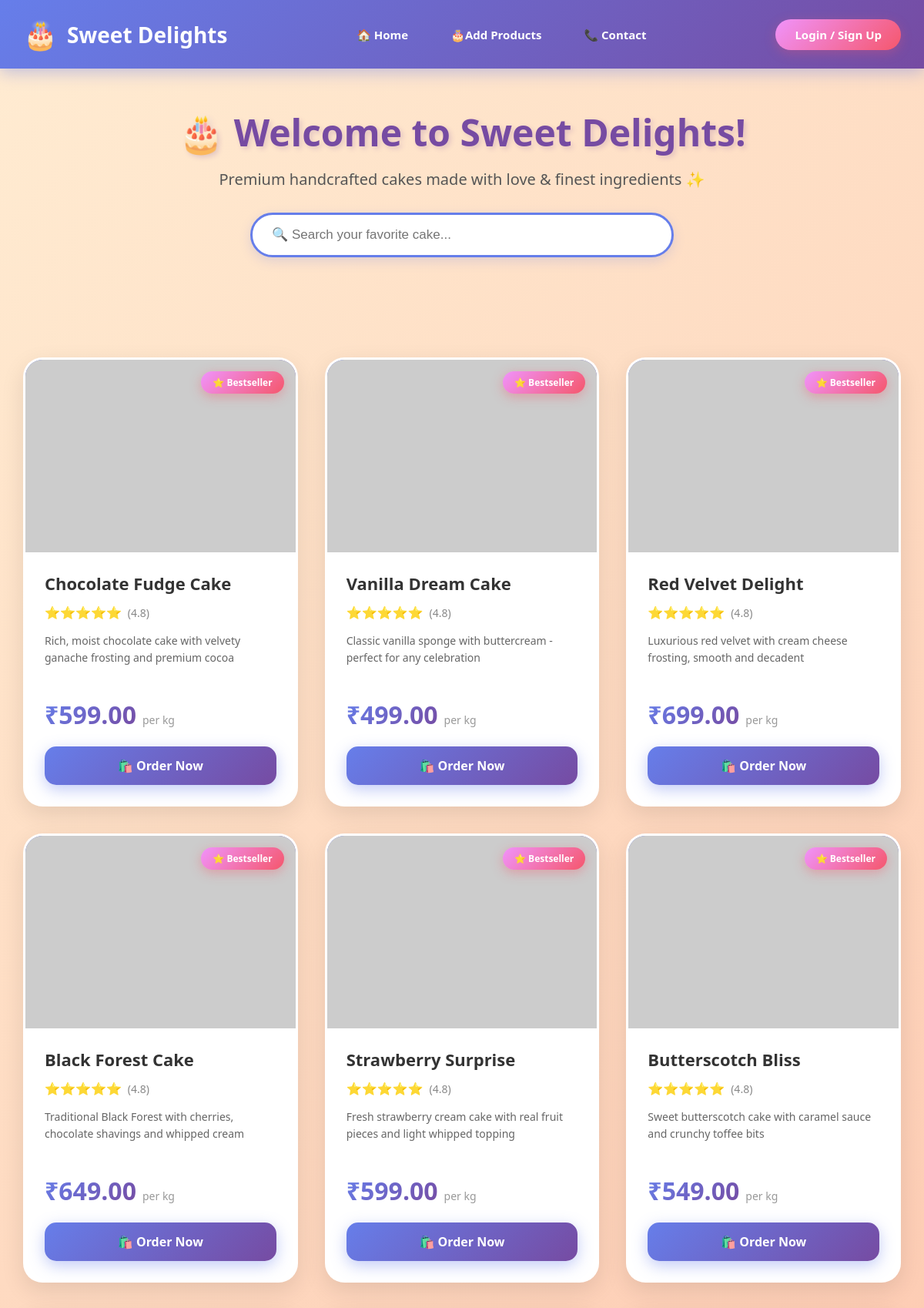
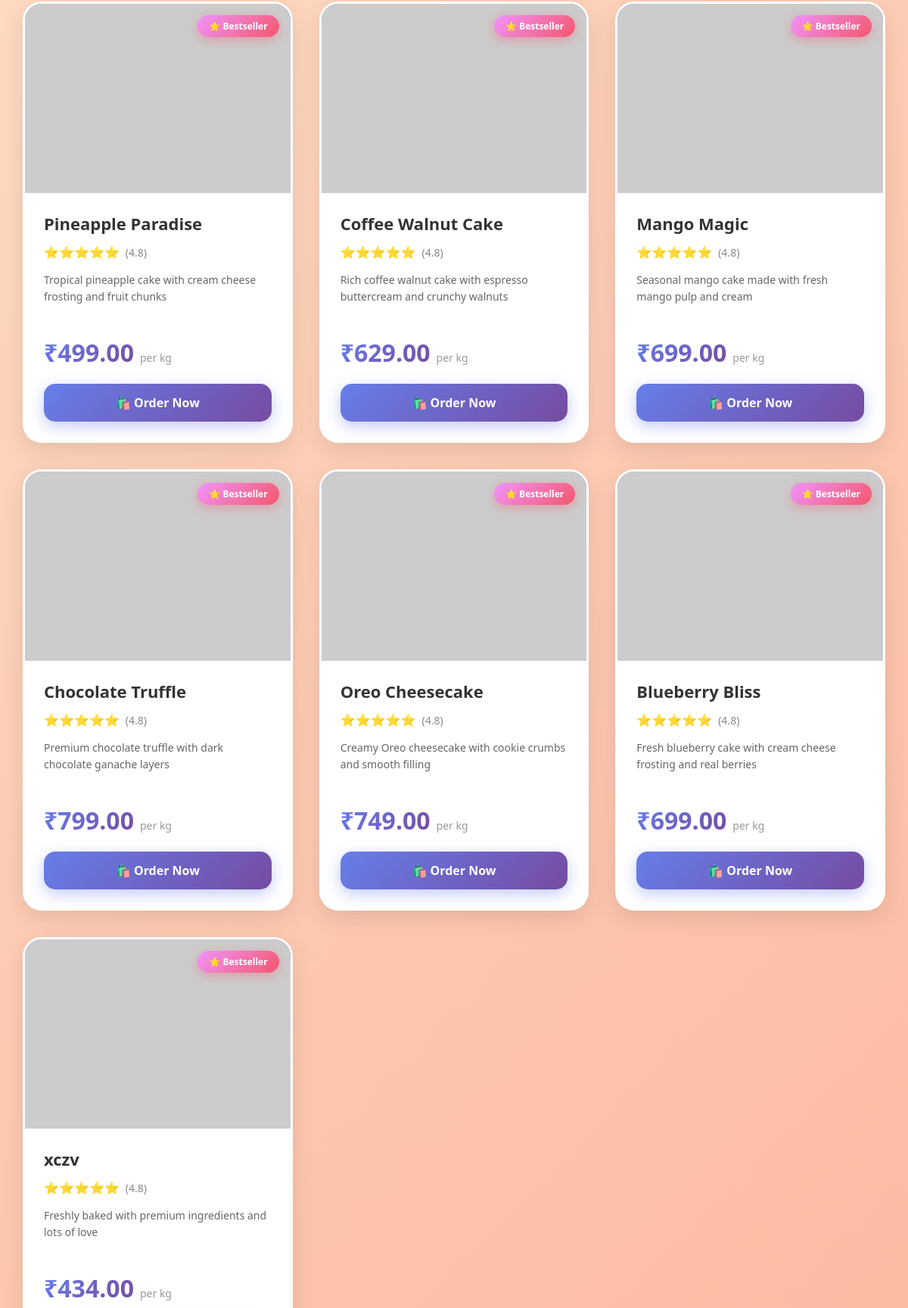
The page / (upper part) on the database its author committed (2 pictures, top to bottom).
### tables this page shows
CREATE TABLE `cakes` (
  `id` int(11) NOT NULL,
  `name` varchar(150) NOT NULL,
  `description` text DEFAULT NULL,
  `price` decimal(10,2) NOT NULL,
  `image` varchar(255) DEFAULT NULL,
  `category` varchar(50) DEFAULT NULL,
  `weight` varchar(50) DEFAULT NULL,
  `availability` enum('available','out_of_stock') DEFAULT 'available',
  `created_at` timestamp NOT NULL DEFAULT current_timestamp(),
  `updated_at` timestamp NOT NULL DEFAULT current_timestamp() ON UPDATE current_timestamp()
);

### index.php (the view, shortened to what this page needs)
<?php
class Database {
    private $host = "localhost";
    private $username = "root";
    private $password = "";
    private $database = "cake_shop";
    private $conn;
    private function connect() {
        $this->conn = new mysqli($this->host, $this->username, $this->password, $this->database);
        $this->conn->set_charset("utf8mb4");
    }
    public function getConnection() {
        return $this->conn;
    }
}
class Cake {
    private $conn;
    public function __construct() {
        $this->db = new Database();
        $this->conn = $this->db->getConnection();
    }
    public function getAllCakes() {
        $query = "SELECT * FROM cakes ORDER BY id ASC";
        $result = $this->conn->query($query);
        return $result;
    }
}
class User {
    public function isLoggedIn() {
        return isset($_SESSION['user_id']) && isset($_SESSION['logged_in']) && $_SESSION['logged_in'] === true;
    }
    public function getUserName() {
        return isset($_SESSION['user_name']) ? $_SESSION['user_name'] : '';
    }
}
class CakeView {
    private $cakeImages;
    private $cakeDescriptions;
    public function __construct() {
        $this->cakeImages = [
            1 => "https://images.unsplash.com/photo-1578985545062-69928b1d9587?w=400&h=300&fit=crop",
            2 => "https://thenovicechefblog.com/wp-content/uploads/2013/08/Vanilla-Cake-Image-560x560.jpg",
            3 => "https://images.unsplash.com/photo-1565958011703-44f9829ba187?w=400&h=300&fit=crop",
            4 => "https://images.unsplash.com/photo-1606890737304-57a1ca8a5b62?w=400&h=300&fit=crop",
            5 => "https://images.unsplash.com/photo-1464349095431-e9a21285b5f3?w=400&h=300&fit=crop",
            6 => "https://images.unsplash.com/photo-1563729784474-d77dbb933a9e?w=400&h=300&fit=crop",
            7 => "https://images.unsplash.com/photo-1576618148400-f54bed99fcfd?w=400&h=300&fit=crop",
            8 => "https://images.unsplash.com/photo-1557925923-cd4648e211a0?w=400&h=300&fit=crop",
            9 => "https://images.unsplash.com/photo-1586985289688-ca3cf47d3e6e?w=400&h=300&fit=crop",
            10 => "https://images.unsplash.com/photo-1571115177098-24ec42ed204d?w=400&h=300&fit=crop",
            11 => "https://www.tamingtwins.com/wp-content/uploads/2018/06/oreo-cheesecake-pin-2-680x1020.jpg",
            12 => "https://images.unsplash.com/photo-1621303837174-89787a7d4729?w=400&h=300&fit=crop"
        ];
        $this->cakeDescriptions = [
            1 => "Rich, moist chocolate cake with velvety ganache frosting and premium cocoa",
            2 => "Classic vanilla sponge with buttercream - perfect for any celebration",
            3 => "Luxurious red velvet with cream cheese frosting, smooth and decadent",
            4 => "Traditional Black Forest with cherries, chocolate shavings and whipped cream",
            5 => "Fresh strawberry cream cake with real fruit pieces and light whipped topping",
            6 => "Sweet butterscotch cake with caramel sauce and crunchy toffee bits",
            7 => "Tropical pineapple cake with cream cheese frosting and fruit chunks",
            8 => "Rich coffee walnut cake with espresso buttercream and crunchy walnuts",
            9 => "Seasonal mango cake made with fresh mango pulp and cream",
            10 => "Premium chocolate truffle with dark chocolate ganache layers",
            11 => "Creamy Oreo cheesecake with cookie crumbs and smooth filling",
            12 => "Fresh blueberry cake with cream cheese frosting and real berries"
        ];
    }
    public function getCakeImage($cakeId) {
        if (isset($this->cakeImages[$cakeId])) {
            return $this->cakeImages[$cakeId];
        }
        $colors = ['667eea', 'f093fb', 'f5576c', '38ef7d', 'ffd700', 'ff6b6b'];
        $randomColor = $colors[($cakeId - 1) % count($colors)];
        return "https://via.placeholder.com/400x300/{$randomColor}/ffffff?text=🎂+Cake+#{$cakeId}";
    }
    public function getCakeDescription($cakeId) {
        return isset($this->cakeDescriptions[$cakeId])
            ? $this->cakeDescriptions[$cakeId]
            : "Freshly baked with premium ingredients and lots of love";
    }
    public function renderHeader($user) {
        $isLoggedIn = $user->isLoggedIn();
        $userName = $user->getUserName();
        ?>
        <header>
            <div class="header-container">
                <a href="index.php" class="logo">
                    <span>🎂</span>
                    <div>Sweet Delights</div>
                </a>
                <nav class="nav-links">
                    <a href="index.php">🏠 Home</a>
                    <a href="Add prodect.php">🎂Add Products</a>
                    <a href="#contact">📞 Contact</a>
                </nav>
                <div class="user-section">
                    <?php if ($isLoggedIn): ?>
                        <span class="user-name">👋 <?= htmlspecialchars($userName) ?></span>
                        <a href="logout.php" class="auth-btn">Logout</a>
                    <?php else: ?>
                        <a href="login.php" class="auth-btn">Login / Sign Up</a>
                    <?php endif; ?>
                </div>
            </div>
        </header>
        <?php
    }
    public function renderCakeCard($cake) {
        $imgSrc = $this->getCakeImage($cake['id']);
        $description = $this->getCakeDescription($cake['id']);
        ?>
        <div class="cake-card" data-name="<?= strtolower(htmlspecialchars($cake['name'])) ?>">
            <div class="cake-image-wrapper">
                <img src="<?= $imgSrc ?>"
                     alt="<?= htmlspecialchars($cake['name']) ?>"
                     loading="lazy"
                     onerror="this.src='https://via.placeholder.com/400x300/667eea/ffffff?text=🎂+<?= urlencode($cake['name']) ?>'">
                <div class="badge">⭐ Bestseller</div>
            </div>
            <div class="cake-info">
                <h3><?= htmlspecialchars($cake['name']) ?></h3>
                <div class="rating">
                    <span class="stars">⭐⭐⭐⭐⭐</span>
                    <span class="rating-text">(4.8)</span>
                </div>
                <p class="cake-description"><?= $description ?></p>
                <div class="price-tag">
                    <span class="price">₹<?= number_format($cake['price'], 2) ?></span>
                    <span class="price-label">per kg</span>
                </div>
                <a href="payment.php?id=<?= $cake['id'] ?>&name=<?= urlencode($cake['name']) ?>&price=<?= $cake['price'] ?>" class="btn">
                    🛍️ Order Now
                </a>
            </div>
        </div>
        <?php
    }
}
$cakeModel = new Cake();
$userModel = new User();
$cakeView = new CakeView();
$cakes = $cakeModel->getAllCakes();
?>
<!DOCTYPE html>
<html lang="en">
<head>
</head>
<body>
    <?php $cakeView->renderHeader($userModel); ?>
    <div class="hero-section">
        <h1>🎂 Welcome to Sweet Delights!</h1>
        <p class="subtitle">Premium handcrafted cakes made with love & finest ingredients ✨</p>
        <div class="search-bar">
            <input type="text" id="searchInput" placeholder="🔍 Search your favorite cake..." onkeyup="filterCakes()">
        </div>
    </div>
    <div class="cake-grid" id="cakeGrid">
        <?php
        while($cake = $cakes->fetch_assoc()) {
            $cakeView->renderCakeCard($cake);
        }
        ?>
    </div>
</body>
</html>

### index.php (style rules this page uses)
* { margin: 0; padding: 0; box-sizing: border-box; }
body { font-family: 'Segoe UI', Tahoma, Geneva, Verdana, sans-serif; background: linear-gradient(135deg, #ffecd2 0%, #fcb69f 100%); min-height: 100vh; }
header { background: linear-gradient(135deg, #667eea 0%, #764ba2 100%); padding: 20px 0; box-shadow: 0 5px 20px rgba(102, 126, 234, 0.4); position: sticky; top: 0; z-index: 100; }
.header-container { max-width: 1300px; margin: 0 auto; display: flex; justify-content: space-between; align-items: center; padding: 0 30px; gap: 30px; }
.logo { display: flex; align-items: center; gap: 12px; color: white; font-size: 28px; font-weight: bold; text-decoration: none; transition: transform 0.3s; }
.logo span { font-size: 36px; animation: bounce 2s infinite; }
.nav-links { display: flex; gap: 25px; align-items: center; }
.nav-links a { color: white; text-decoration: none; font-size: 15px; font-weight: 600; padding: 8px 15px; border-radius: 20px; transition: all 0.3s; }
.user-section { display: flex; align-items: center; gap: 15px; }
.auth-btn { background: linear-gradient(135deg, #f093fb 0%, #f5576c 100%); color: white; padding: 10px 25px; border-radius: 25px; text-decoration: none; font-size: 15px; font-weight: 600; transition: all 0.3s; box-shadow: 0 4px 15px rgba(245, 87, 108, 0.3); }
.hero-section { text-align: center; padding: 50px 20px; max-width: 900px; margin: 0 auto; }
h1 { color: #764ba2; font-size: 48px; margin-bottom: 15px; text-shadow: 3px 3px 6px rgba(118, 75, 162, 0.2); animation: fadeInDown 0.8s; }
.subtitle { color: #555; font-size: 20px; margin-bottom: 30px; font-weight: 500; }
.search-bar { max-width: 550px; margin: 30px auto; position: relative; }
.search-bar input { width: 100%; padding: 16px 25px; border: 3px solid #667eea; border-radius: 30px; font-size: 17px; outline: none; transition: all 0.3s; background: white; box-shadow: 0 5px 15px rgba(102, 126, 234, 0.2); }
.cake-grid { display: grid; grid-template-columns: repeat(auto-fill, minmax(300px, 1fr)); gap: 35px; max-width: 1300px; margin: 50px auto; padding: 0 30px; }
.cake-card { background: white; border-radius: 25px; overflow: hidden; box-shadow: 0 10px 30px rgba(0,0,0,0.1); transition: all 0.4s cubic-bezier(0.175, 0.885, 0.32, 1.275); border: 3px solid transparent; }
.cake-image-wrapper { width: 100%; height: 250px; overflow: hidden; position: relative; background: linear-gradient(135deg, #667eea 0%, #764ba2 100%); }
.cake-card img { width: 100%; height: 100%; object-fit: cover; transition: transform 0.4s; }
.badge { position: absolute; top: 15px; right: 15px; background: linear-gradient(135deg, #f093fb 0%, #f5576c 100%); color: white; padding: 6px 15px; border-radius: 20px; font-size: 12px; font-weight: bold; box-shadow: 0 4px 15px rgba(245, 87, 108, 0.4); }
.cake-info { padding: 25px; }
.cake-card h3 { color: #333; font-size: 22px; margin-bottom: 12px; font-weight: 700; }
.rating { display: flex; align-items: center; gap: 8px; margin-bottom: 15px; font-size: 16px; }
.stars { color: #ffd700; }
.rating-text { color: #888; font-size: 14px; }
.cake-description { color: #666; font-size: 14px; margin-bottom: 20px; line-height: 1.6; height: 65px; overflow: hidden; }
.price-tag { display: flex; align-items: baseline; gap: 8px; margin-bottom: 20px; }
.price { background: linear-gradient(135deg, #667eea 0%, #764ba2 100%); -webkit-background-clip: text; -webkit-text-fill-color: transparent; background-clip: text; font-size: 32px; font-weight: bold; }
.price-label { color: #999; font-size: 14px; }
.btn { display: inline-block; width: 100%; padding: 14px; background: linear-gradient(135deg, #667eea 0%, #764ba2 100%); color: white; text-decoration: none; border-radius: 15px; font-weight: 700; text-align: center; transition: all 0.3s; font-size: 16px; box-shadow: 0 6px 20px rgba(102, 126, 234, 0.4); }
.cake-card { animation: fadeIn 0.6s ease-out forwards; opacity: 0; }
.cake-card:nth-child(1) { animation-delay: 0.1s; }
.cake-card:nth-child(2) { animation-delay: 0.2s; }
.cake-card:nth-child(3) { animation-delay: 0.3s; }
.cake-card:nth-child(4) { animation-delay: 0.4s; }
.cake-card:nth-child(5) { animation-delay: 0.5s; }
.cake-card:nth-child(6) { animation-delay: 0.6s; }

### rows shown on the page
cakes: name "Chocolate Fudge Cake", id "Rich, moist chocolate cake with velvety ganache frosting and premium cocoa", price "599.00"
cakes: name "Vanilla Dream Cake", id "Classic vanilla sponge with buttercream - perfect for any celebration", price "499.00"
cakes: name "Red Velvet Delight", id "Luxurious red velvet with cream cheese frosting, smooth and decadent", price "699.00"
cakes: name "Black Forest Cake", id "Traditional Black Forest with cherries, chocolate shavings and whipped cream", price "649.00"
cakes: name "Strawberry Surprise", id "Fresh strawberry cream cake with real fruit pieces and light whipped topping", price "599.00"
cakes: name "Butterscotch Bliss", id "Sweet butterscotch cake with caramel sauce and crunchy toffee bits", price "549.00"
cakes: name "Pineapple Paradise", id "Tropical pineapple cake with cream cheese frosting and fruit chunks", price "499.00"
cakes: name "Coffee Walnut Cake", id "Rich coffee walnut cake with espresso buttercream and crunchy walnuts", price "629.00"
cakes: name "Mango Magic", id "Seasonal mango cake made with fresh mango pulp and cream", price "699.00"
cakes: name "Chocolate Truffle", id "Premium chocolate truffle with dark chocolate ganache layers", price "799.00"
cakes: name "Oreo Cheesecake", id "Creamy Oreo cheesecake with cookie crumbs and smooth filling", price "749.00"
cakes: name "Blueberry Bliss", id "Fresh blueberry cake with cream cheese frosting and real berries", price "699.00"
cakes: name "xczv", id "Freshly baked with premium ingredients and lots of love", price "434.00"
